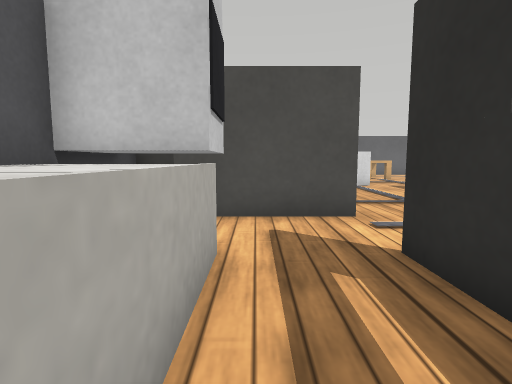
[1] (above)

18 first-person views from a walk through a world built for the Webots simulator. The camera is 0.31 m above the floor, tilts 6° down and sees 80° across. The floor is counted in squares, 0.25 m on a side. Each view is taken from the middle of a square. On the plan, view 1 faces up. The plan holds only what a view shows up to about 13 squares ahead; the rest is blank. Robots are left out. Simple shapes and patterns stand in for the simulator's stock objects. Door leaves are left out.

[2]
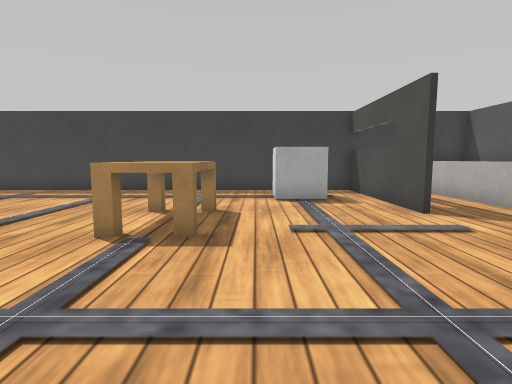

[3]
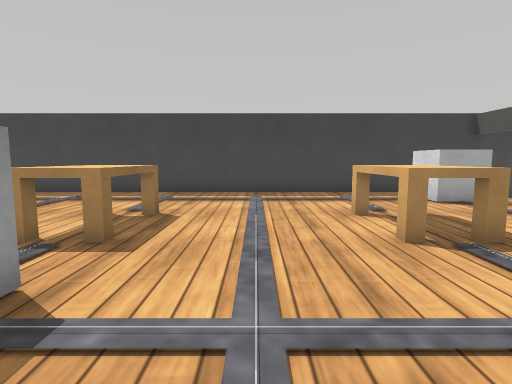

[4]
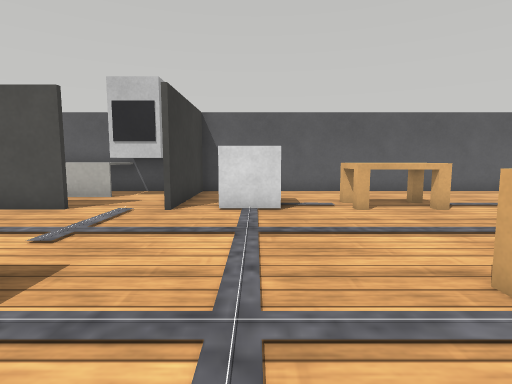

[5]
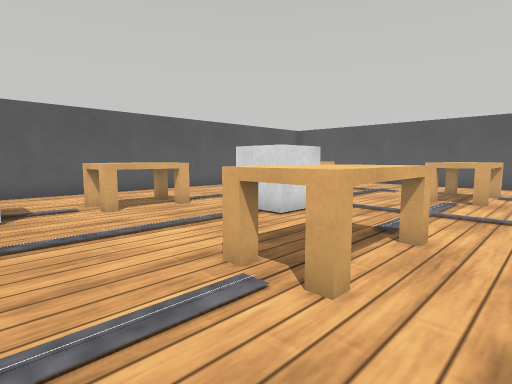

[6]
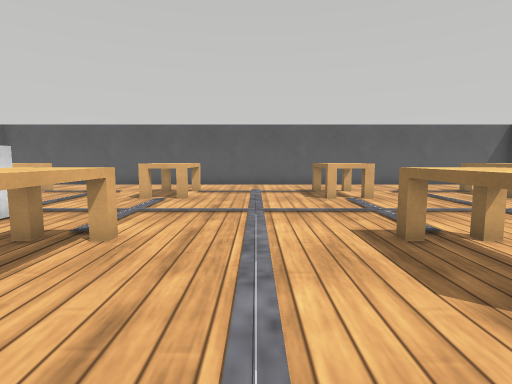

[7]
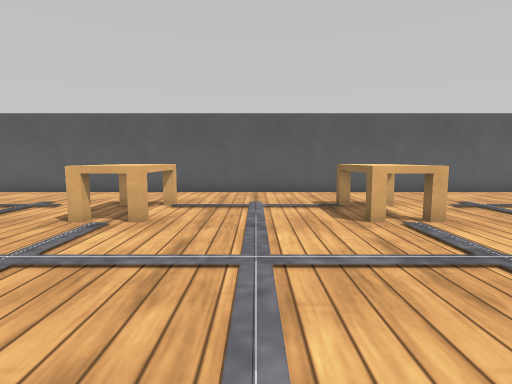

[8]
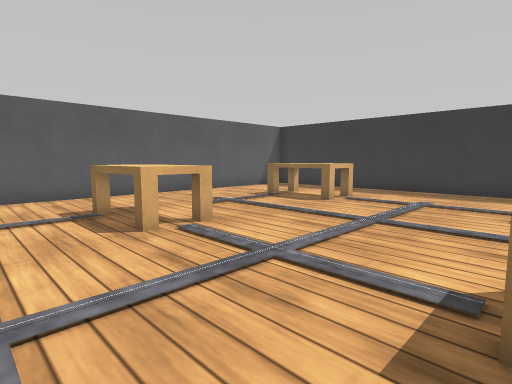

[9]
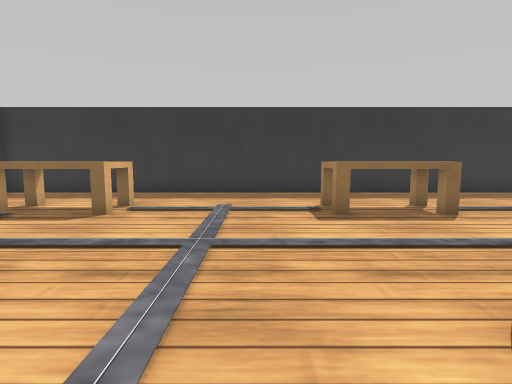

[10]
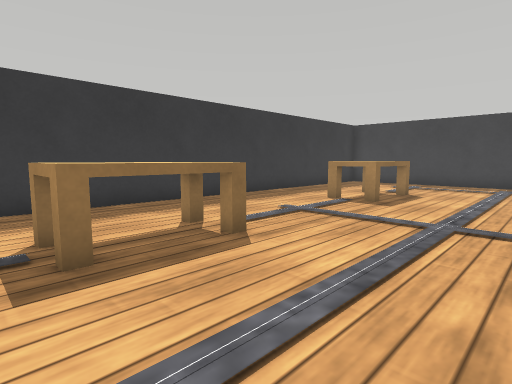

[11]
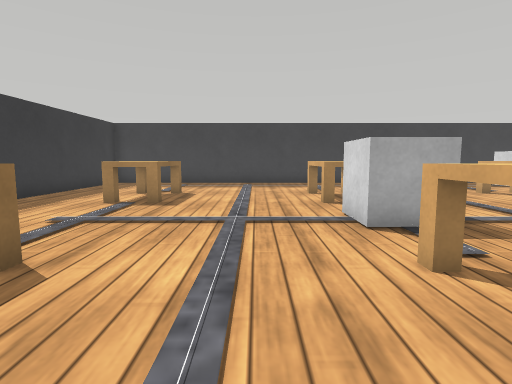

[12]
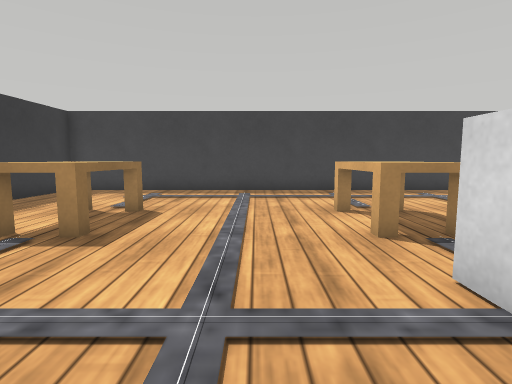

[13]
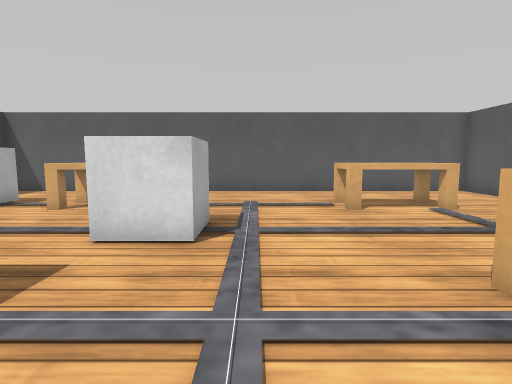

[14]
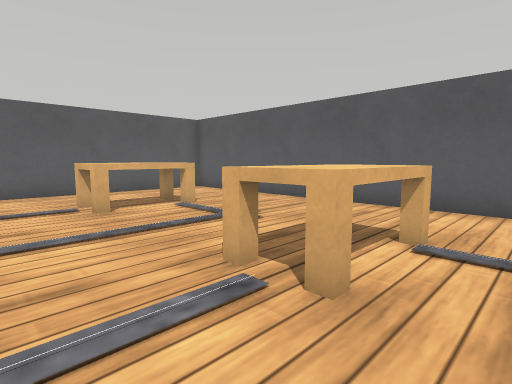

[15]
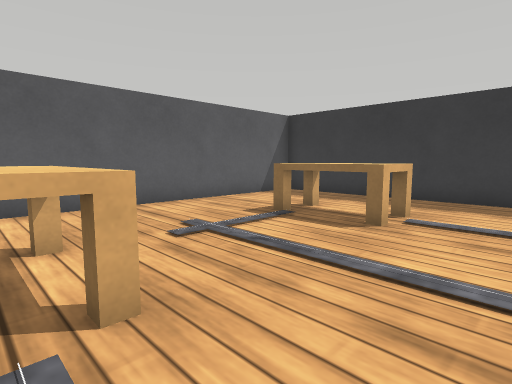

[16]
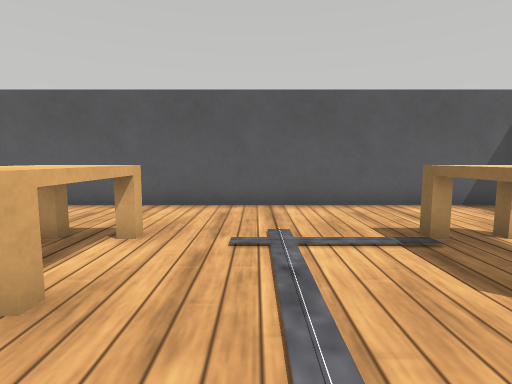

[17]
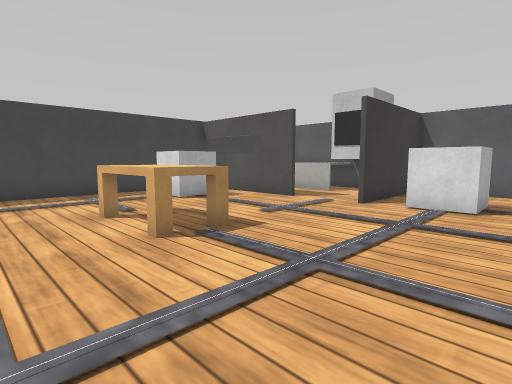

[18]
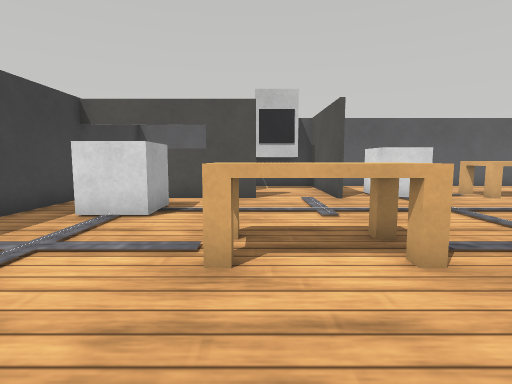

### Floor plan
Points are (right, up) in squares from view 1. A wall is a line through its corners. A room is listed if a view was taken in it or the views show most of it. See-through windows are left out.
Room 1 (view 1)
walls: (2, 2.1) (2, 4); (2.2, 6.6) (-2.6, 6.6) (-2.6, 1.1); (-2.6, -1.6) (1.9, -1.6)
low walls: (-0.5, 3.6) (-0.5, -0.4)
ways out: opening at (2, 5) to room 2
objects: oven (-2, 4) to (-1, 6)
Room 2 (views 2, 3, 4, 5, 6, 7, 8, 9, 10, 11, 12, 13, 14, 15, 16, 17, 18)
walls: (2.1, 4.1) (2.1, -1.6); (1.9, -1.6) (24.6, -1.6) (24.6, 25.6) (-2.6, 25.6) (-2.6, 6.8) (2.2, 6.8)
ways out: opening at (2, 5) to room 1
objects: grey box (1, 8) to (2, 10); table (1, 12) to (2, 14); table (1, 20) to (2, 22); grey box (4, 0) to (5, 2); grey box (4, 15) to (5, 16); table (7, 4) to (8, 6); table (7, 12) to (8, 14); table (7, 20) to (8, 22); table (14, 4) to (15, 6); grey box (14, 8) to (15, 9); table (14, 12) to (15, 14); table (14, 20) to (15, 22); table (20, 4) to (21, 6); table (20, 12) to (21, 14); table (20, 20) to (21, 22)

Positions as (right, up) in squares from view 1, and headings:
1: (0, 0), facing up
2: (6, 11), facing down
3: (11, 11), facing down
4: (10, 9), facing left
5: (10, 9), facing up-left
6: (11, 9), facing up
7: (11, 13), facing up
8: (11, 14), facing up-right
9: (13, 16), facing right
10: (16, 15), facing down-right
11: (17, 15), facing down
12: (17, 11), facing down
13: (10, 17), facing left
14: (10, 17), facing up-left
15: (14, 17), facing up-right
16: (17, 17), facing up
17: (11, 11), facing down-left
18: (12, 4), facing left
